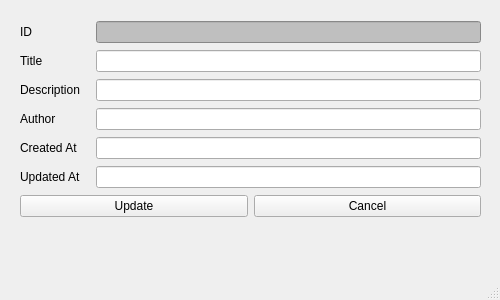
<?xml version="1.0" encoding="UTF-8"?>
<ui version="4.0">
 <class>MainWindow</class>
 <widget class="QMainWindow" name="MainWindow">
  <property name="geometry">
   <rect>
    <x>0</x>
    <y>0</y>
    <width>500</width>
    <height>300</height>
   </rect>
  </property>
  <property name="windowTitle">
   <string>MainWindow</string>
  </property>
  <widget class="QWidget" name="centralwidget">
   <widget class="QWidget" name="verticalLayoutWidget">
    <property name="geometry">
     <rect>
      <x>20</x>
      <y>20</y>
      <width>461</width>
      <height>202</height>
     </rect>
    </property>
    <layout class="QVBoxLayout" name="verticalLayout">
     <item>
      <layout class="QHBoxLayout" name="horizontalLayout">
       <item>
        <widget class="QLabel" name="label">
         <property name="minimumSize">
          <size>
           <width>70</width>
           <height>0</height>
          </size>
         </property>
         <property name="text">
          <string>ID</string>
         </property>
        </widget>
       </item>
       <item>
        <widget class="QLineEdit" name="pollIdLineEdit">
         <property name="styleSheet">
          <string notr="true">background-color: rgb(191, 191, 191);</string>
         </property>
         <property name="readOnly">
          <bool>true</bool>
         </property>
        </widget>
       </item>
      </layout>
     </item>
     <item>
      <layout class="QHBoxLayout" name="horizontalLayout_3">
       <item>
        <widget class="QLabel" name="label_3">
         <property name="minimumSize">
          <size>
           <width>70</width>
           <height>0</height>
          </size>
         </property>
         <property name="text">
          <string>Title</string>
         </property>
        </widget>
       </item>
       <item>
        <widget class="QLineEdit" name="titleLineEdit"/>
       </item>
      </layout>
     </item>
     <item>
      <layout class="QHBoxLayout" name="horizontalLayout_4">
       <item>
        <widget class="QLabel" name="label_4">
         <property name="minimumSize">
          <size>
           <width>70</width>
           <height>0</height>
          </size>
         </property>
         <property name="text">
          <string>Description</string>
         </property>
        </widget>
       </item>
       <item>
        <widget class="QLineEdit" name="descriptionLineEdit"/>
       </item>
      </layout>
     </item>
     <item>
      <layout class="QHBoxLayout" name="horizontalLayout_5">
       <item>
        <widget class="QLabel" name="label_5">
         <property name="minimumSize">
          <size>
           <width>70</width>
           <height>0</height>
          </size>
         </property>
         <property name="text">
          <string>Author</string>
         </property>
        </widget>
       </item>
       <item>
        <widget class="QLineEdit" name="authorLineEdit"/>
       </item>
      </layout>
     </item>
     <item>
      <layout class="QHBoxLayout" name="horizontalLayout_2">
       <item>
        <widget class="QLabel" name="label_2">
         <property name="minimumSize">
          <size>
           <width>70</width>
           <height>0</height>
          </size>
         </property>
         <property name="text">
          <string>Created At</string>
         </property>
        </widget>
       </item>
       <item>
        <widget class="QLineEdit" name="createdAtLineEdit"/>
       </item>
      </layout>
     </item>
     <item>
      <layout class="QHBoxLayout" name="horizontalLayout_6">
       <item>
        <widget class="QLabel" name="label_6">
         <property name="minimumSize">
          <size>
           <width>70</width>
           <height>0</height>
          </size>
         </property>
         <property name="text">
          <string>Updated At</string>
         </property>
        </widget>
       </item>
       <item>
        <widget class="QLineEdit" name="updatedAtLineEdit"/>
       </item>
      </layout>
     </item>
     <item>
      <layout class="QHBoxLayout" name="horizontalLayout_7">
       <item>
        <widget class="QPushButton" name="updateButton">
         <property name="text">
          <string>Update</string>
         </property>
        </widget>
       </item>
       <item>
        <widget class="QPushButton" name="cancelButton">
         <property name="text">
          <string>Cancel</string>
         </property>
        </widget>
       </item>
      </layout>
     </item>
    </layout>
   </widget>
  </widget>
  <widget class="QStatusBar" name="statusbar"/>
 </widget>
 <resources/>
 <connections/>
</ui>
